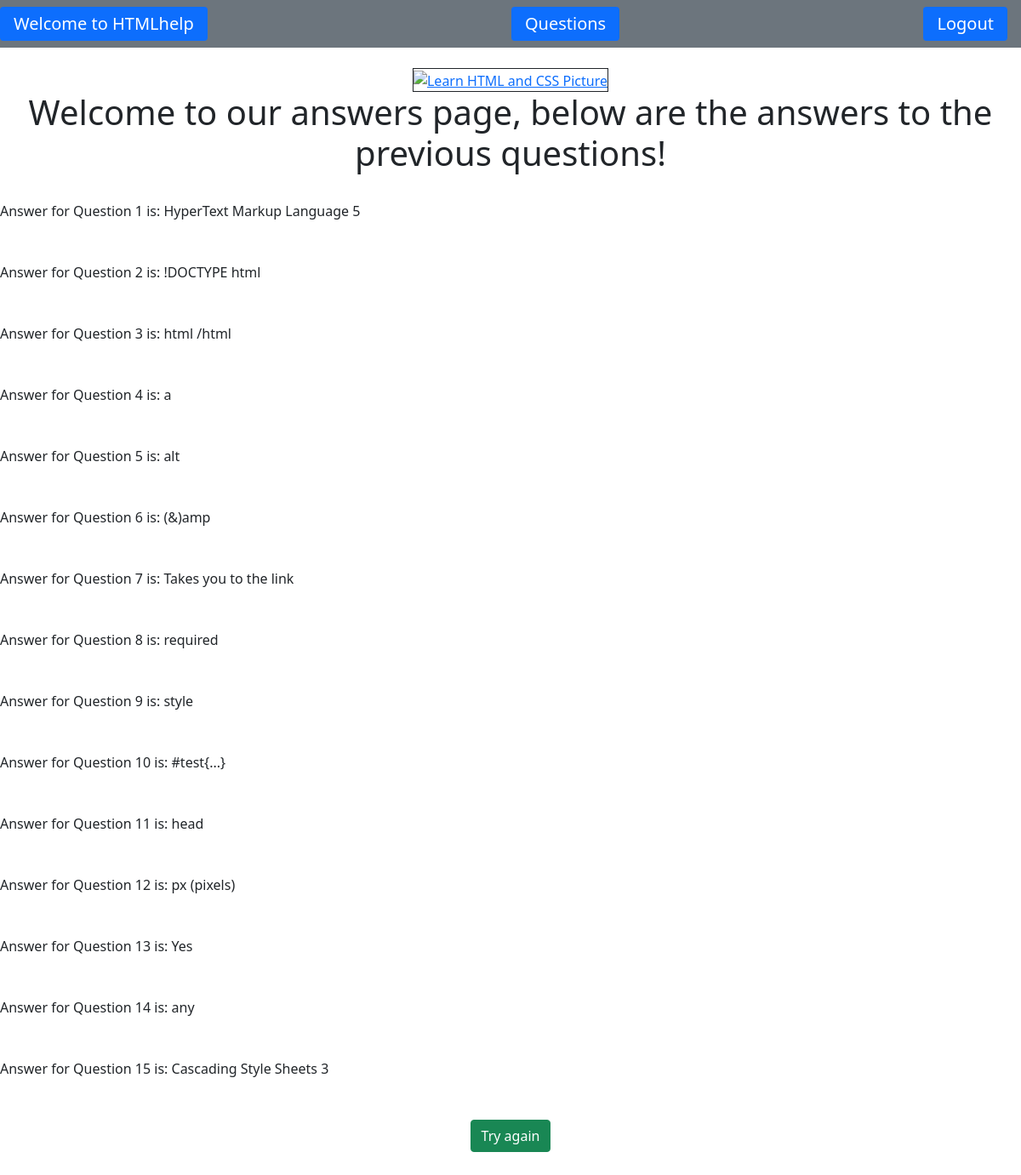
The app's page /answers.php with its own data.
### tables this page shows
CREATE TABLE `questions` (
  `Question` varchar(5000) DEFAULT NULL,
  `Choice1` varchar(255) DEFAULT NULL,
  `Choice2` varchar(255) DEFAULT NULL,
  `Choice3` varchar(255) DEFAULT NULL,
  `Choice4` varchar(255) DEFAULT NULL,
  `Answer` varchar(255) DEFAULT NULL
);

### answers.php (the view, shortened to what this page needs)
<?php
require_once 'db_connection.php';
$query = $db->prepare('SELECT * FROM questions');
$query->execute();
$result = $query->fetchAll();
?>
<!doctype html>
<html lang="en">
<head>
    <link href="https://cdn.jsdelivr.net/npm/bootstrap@5.1.3/dist/css/bootstrap.min.css" rel="stylesheet">
</head>
<body>
    <nav class="nav nav-pills justify-content navbar navbar-dark bg-secondary">
        <a class="text-sm-center nav-link active navbar-brand" aria-current="page" href="index.php">Welcome to HTMLhelp</a>
        <a class="text-sm-center nav-link active navbar-brand" aria-current="page" href="questions.php">Questions</a>
        <a class="nav-link text-sm-left nav-link active navbar-brand" href="logout.php" role="button" aria-expanded="page">Logout</a>
    </nav><br>
    <center>
        <span class="border border-dark" style="display: inline-block;">
            <a href="questions.php"><img src="learn-html-and-css-copy.png" width="360" height="150" alt="Learn HTML and CSS Picture"></a>
        </span>
    </center>
    <h1>
        <center>Welcome to our answers page, below are the answers to the previous questions!</center>
    </h1>
    <br>
    <?php
    if ($result) {
        $i = 0;
        foreach ($result as $row) {
            echo 'Answer for Question ' . $i + 1 . ' is: ' . $row['Answer'];
            echo '<br><br>';
            $i = $i + 1;
            echo '<br>';
        }
    }
    ?>
    <center><a href="questions.php" class="btn btn-success">Try again</a></center>
    <br>
    <br>
</body>
</html>

### records on screen
questions: Answer "HyperText Markup Language 5"
questions: Answer "!DOCTYPE html"
questions: Answer "html /html"
questions: Answer "a"
questions: Answer "alt"
questions: Answer "(&)amp"
questions: Answer "Takes you to the link"
questions: Answer "required"
questions: Answer "style"
questions: Answer "#test{...}"
questions: Answer "head"
questions: Answer "px (pixels)"
questions: Answer "Yes"
questions: Answer "any"
questions: Answer "Cascading Style Sheets 3"
